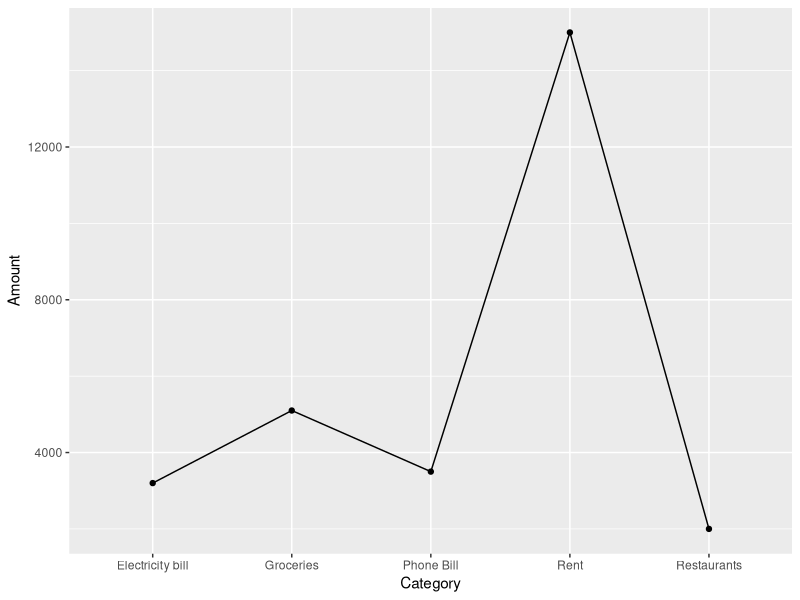
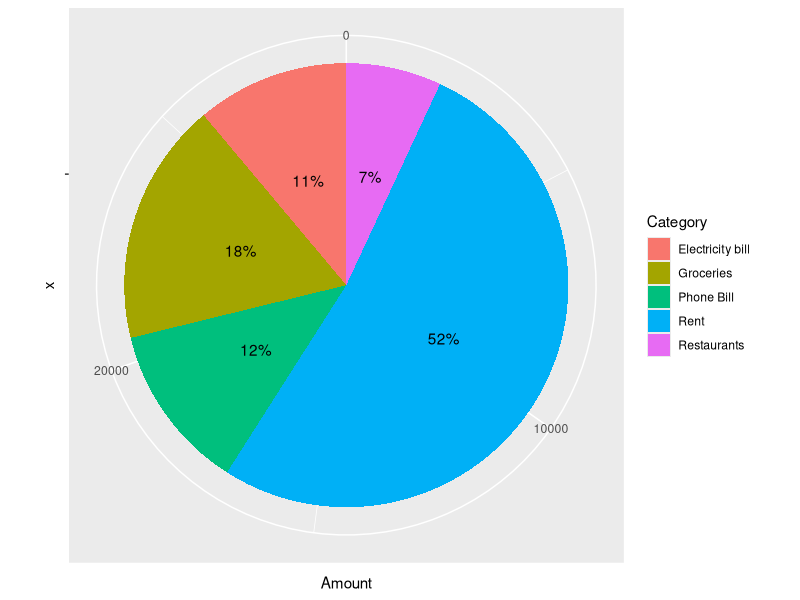
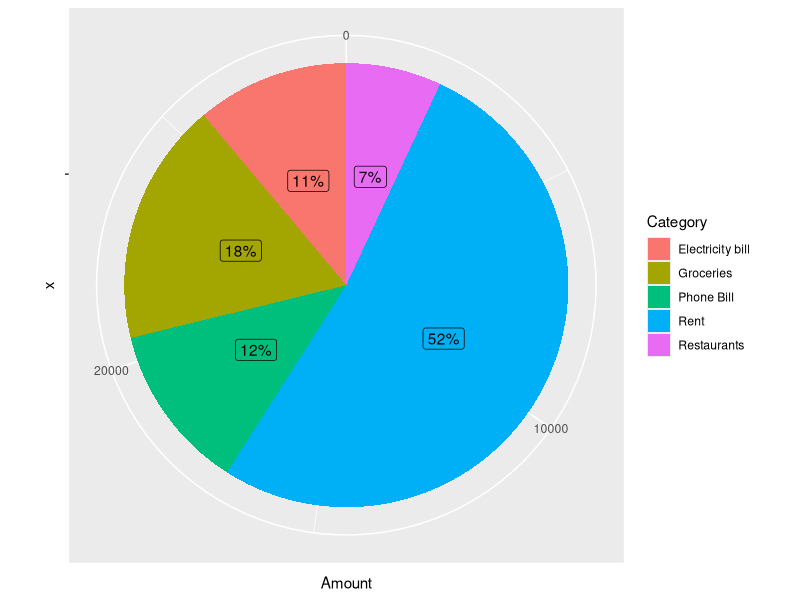
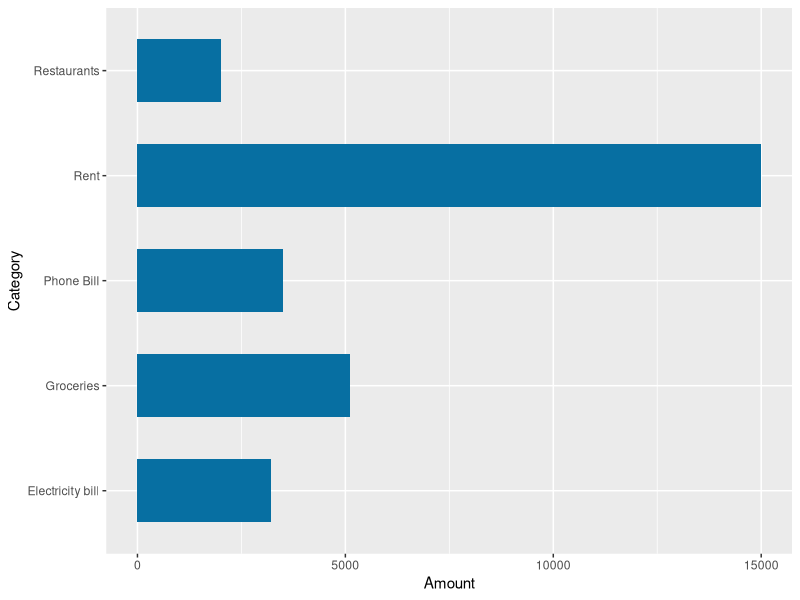

The R script that drew these images, in order:
Category = c("Rent","Restaurants","Groceries","Electricity bill", "Phone Bill")
Amount = c(15000,2000,5100,3200,3500)
data = data.frame(Category,Amount)
View(data)
# install.packages("ggplot2")
library(ggplot2)
#Line chart 
ggplot(data=data,aes(x=Category,y=Amount,group=1))+geom_line()+geom_point()

#Pie chart with geom_text
ggplot(data, aes(x = "", y = Amount, fill = Category)) +
  geom_col() +
  geom_text(aes(label = paste0(round((Amount/sum(Amount))*100),"%")),
             position = position_stack(vjust = 0.5)) +
  coord_polar(theta = "y")
#Pie chart with geom_label
ggplot(data, aes(x = "", y = Amount, fill = Category)) +
  geom_col() +
  geom_label(aes(label = paste0(round((Amount/sum(Amount))*100),"%")),
             position = position_stack(vjust = 0.5),
             show.legend = FALSE) +
  coord_polar(theta = "y")

#Horizontal Bar Plot 
ggplot(data)+geom_col(aes(Amount,Category),fill="#076fa2",width=0.6)

#In the above data set the best visualization is pie chart and bar chart
#To my understanding horizontal bar chart will be useful when the categorical name is long and also set a threshold value in bar chart.
#Line chart is best for continuous data and not for categorical data.